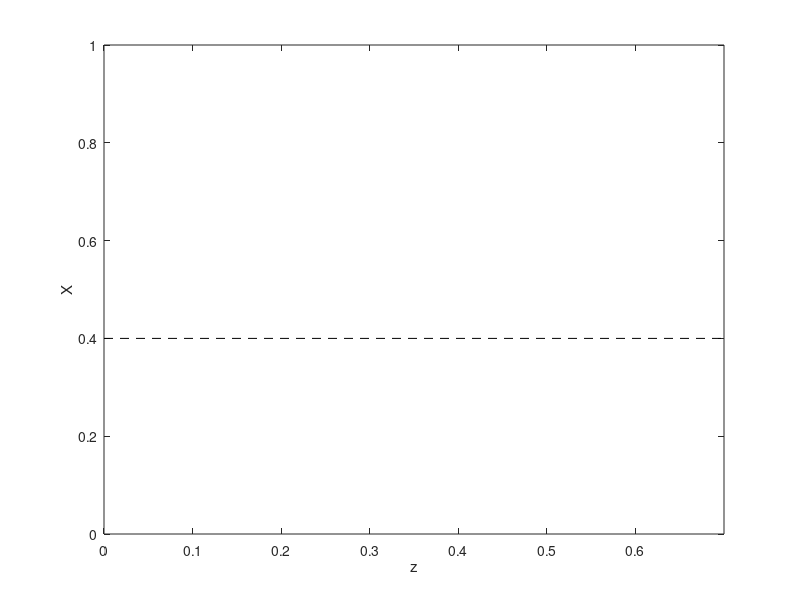

Write MATLAB code to recreate this figure. (Note: this script raises an error after producing the figure.)
clc
clear all
close all

params.a0 = 0.4;
params.r = 0.5;
params.g1 = 1-params.r;
params.g0 = params.g1 + params.r/params.a0;

%% verify x(z,t)
figure(100)
hold on
axis([0 0.7 0 1])
box on
xlabel('z')
ylabel('X')
plot([0 0.7], params.a0*[1 1], 'k--')

t = 0.454% linspace(1E-2, 0.5, 11);
for i = 1:numel(t)
    params.t = t(i);
    params.a = sqrt(2*params.t);
    
    params.z0 = z0(params);
    params.z2 = z2(params);
    
    x = x_grid(params);
    z = z_of_x(x, params);
    
    params.x = x;
    params.z = z;
    
    x_inv = x_of_z(z, params);
    
    plot(z, x, 'k-', 'LineWidth', 1)
    plot(z, x_inv, 'r--', 'LineWidth', 2)
    plot(params.z0, params.a0, 'ok', 'MarkerFaceColor', 'black')
    plot(params.z2, 0, 'sk', 'MarkerFaceColor', 'black')
end

%% verify c(z,t)
figure(200)
hold on
axis([0 0.7 0 1])
box on
xlabel('z')
ylabel('C')
% plot([0 0.7], params.a0*[1 1], 'k--')

% t = linspace(1E-2, 0.5, 11);
for i = 1:numel(t)
    params.t = t(i);
    params.a = sqrt(2*params.t);
    
    params.z0 = z0(params);
    params.z2 = z2(params);
    
    x = x_grid(params);
    z = z_of_x(x, params);
    c = c_of_x(x, params);
    
    plot(z, c, 'k-', 'LineWidth', 1)
    plot(params.z0, c_of_x(params.a0, params), 'ok', 'MarkerFaceColor', 'black')
    plot(params.z2, 1, 'sk', 'MarkerFaceColor', 'black')
end

%% verify G(x)/x
figure(300)
hold on
axis([0 2 0 params.g0])
box on
xlabel('x')
ylabel('G(x)/x')

params.t = 2;
params.a = sqrt(2*params.t);

x = x_grid(params, 0.0001);
out = G2X(x, params);

plot(x, out, 'k-', 'LineWidth', 1)
plot(params.a0*[1 1], [0 params.g0], 'k--')
plot([1 1], [0 params.g0], 'k--')
